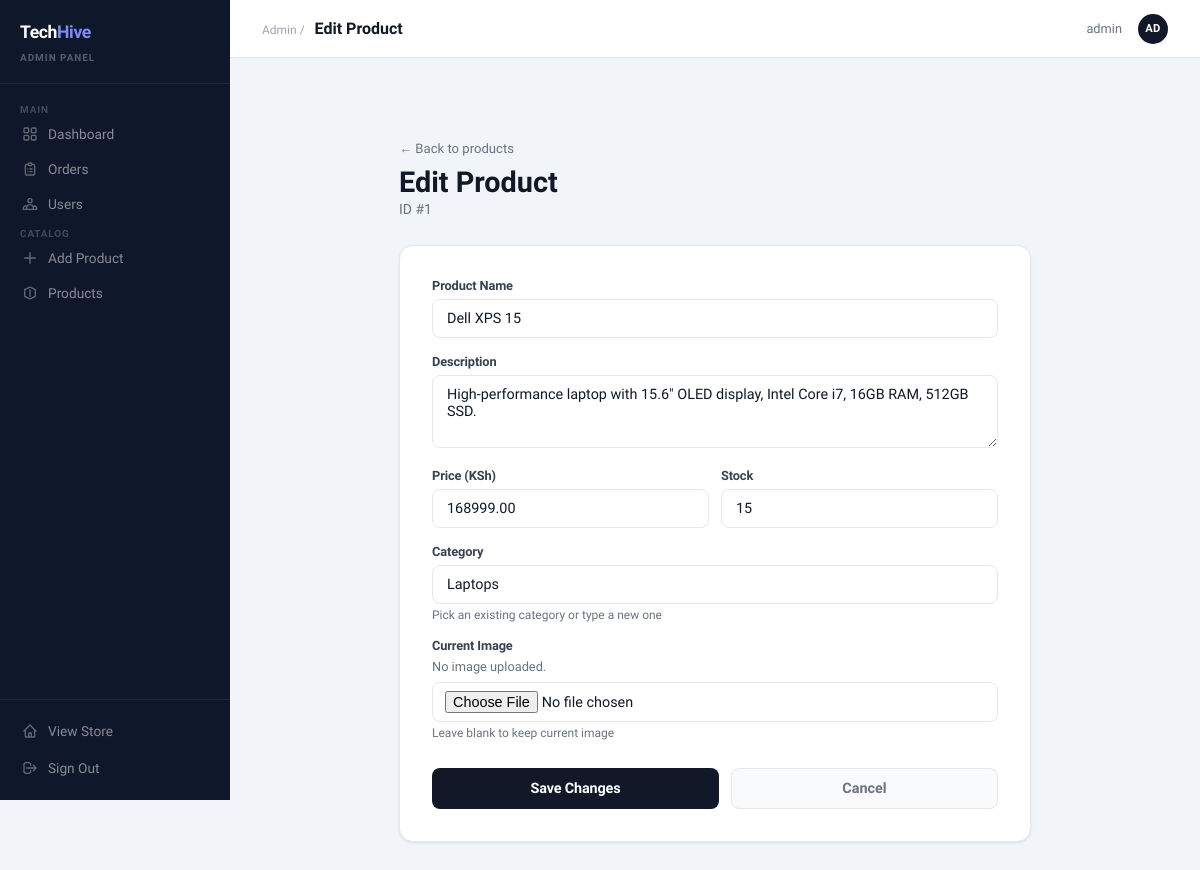
Page /admin/edit_product.php?id=1 (signed in) on the committed database.
### tables this page shows
CREATE TABLE IF NOT EXISTS products (
    id          INT AUTO_INCREMENT PRIMARY KEY,
    name        VARCHAR(150)  NOT NULL,
    description TEXT,
    price       DECIMAL(10,2) NOT NULL,
    category    VARCHAR(50)   NOT NULL,
    stock       INT           NOT NULL DEFAULT 0,
    image       VARCHAR(500),
    created_at  TIMESTAMP DEFAULT CURRENT_TIMESTAMP
);

### admin/edit_product.php (the view, shortened to what this page needs)
<?php
$db = getDB();
$id = (int)($_GET['id'] ?? 0);
$stmt = $db->prepare("SELECT * FROM products WHERE id = ?");
$stmt->execute([$id]);
$product = $stmt->fetch();
?>
<?php include 'admin_header.php'; ?>
<div style="max-width:680px;margin:0 auto;padding:48px 24px;">
    <div style="margin-bottom:28px;">
        <a href="index.php" style="color:var(--muted);font-size:0.82rem;text-decoration:none;">← Back to products</a>
        <h1 style="font-size:1.8rem;font-weight:800;color:var(--text);margin-top:8px;">Edit Product</h1>
        <p style="color:var(--muted);font-size:0.875rem;margin-top:2px;">ID #<?= $id ?></p>
    </div>
    <div class="card" style="padding:32px;">
        <form method="POST" enctype="multipart/form-data">
            <div style="margin-bottom:16px;">
                <label class="label">Product Name</label>
                <input type="text" name="name" class="field"
                    value="<?= htmlspecialchars($product['name']) ?>" required>
            </div>
            <div style="margin-bottom:16px;">
                <label class="label">Description</label>
                <textarea name="description" class="field" rows="3"
                    style="resize:vertical;"><?= htmlspecialchars($product['description']) ?></textarea>
            </div>
            <div style="display:grid;grid-template-columns:1fr 1fr;gap:12px;margin-bottom:16px;">
                <div>
                    <label class="label">Price (KSh)</label>
                    <input type="number" name="price" class="field"
                        step="0.01" min="0"
                        value="<?= htmlspecialchars($product['price']) ?>" required>
                </div>
                <div>
                    <label class="label">Stock</label>
                    <input type="number" name="stock" class="field"
                        min="0"
                        value="<?= htmlspecialchars($product['stock']) ?>" required>
                </div>
            </div>
            <div style="margin-bottom:16px;">
                <label class="label">Category</label>
                <input type="text" name="category" class="field" list="cat-list"
                    placeholder="e.g. Laptops"
                    value="<?= htmlspecialchars($product['category']) ?>" required>
                <p style="font-size:0.75rem;color:var(--muted);margin-top:4px;">Pick an existing category or type a new one</p>
            </div>
            <div style="margin-bottom:16px;">
                <label class="label">Current Image</label>
                <?php if ($product['image'] && file_exists('../images/' . $product['image'])): ?>
                    <div style="margin-bottom:8px;">
                        <img src="/techhive/Project/images/<?= htmlspecialchars($product['image']) ?>"
                             style="height:80px;border-radius:6px;border:1px solid var(--border);">
                    </div>
                <?php else: ?>
                    <p style="font-size:0.8rem;color:var(--muted);margin-bottom:8px;">No image uploaded.</p>
                <?php endif; ?>
                <input type="file" name="image" accept="image/*" class="field" style="padding:8px 12px;cursor:pointer;">
                <p style="font-size:0.75rem;color:var(--muted);margin-top:4px;">Leave blank to keep current image</p>
            </div>
            <div style="display:flex;gap:12px;margin-top:28px;">
                <button type="submit" class="btn-primary" style="flex:1;">Save Changes</button>
                <a href="index.php" style="flex:1;text-align:center;padding:11px;background:var(--subtle);border:1px solid var(--border);border-radius:8px;color:var(--muted);text-decoration:none;font-size:0.9rem;font-weight:600;">Cancel</a>
            </div>
        </form>
    </div>
</div>
<?php include 'admin_footer.php'; ?>

### css/style.css (style rules this page uses)
*, *::before, *::after { box-sizing: border-box; margin: 0; padding: 0; }
html { scroll-behavior: smooth; }
body { font-family: 'Inter', system-ui, sans-serif; background: #ffffff; color: #111827; min-height: 100vh; -webkit-font-smoothing: antialiased; }
:root { --primary: #111827; --primary-hover: #1f2937; --secondary: #1e3a8a; --secondary-hover: #1e40af; --accent: #111827; --accent-dark: #000000; --bg: #ffffff; --card: #ffffff; --border: #e5e7eb; --text: #111827; --muted: #6b7280; --subtle: #f9fafb; }
.card { background: #ffffff; border: 1px solid #e5e7eb; border-radius: 12px; box-shadow: 0 1px 3px rgba(0,0,0,0.06), 0 1px 2px rgba(0,0,0,0.04); }
.btn-primary { background: #111827; color: #ffffff; font-family: inherit; font-size: 0.9rem; font-weight: 600; border: none; border-radius: 8px; padding: 11px 22px; cursor: pointer; display: inline-block; text-decoration: none; transition: background 0.15s, transform 0.1s; text-align: center; letter-spacing: -0.01em; }
.field { width: 100%; background: #ffffff; border: 1.5px solid #e5e7eb; border-radius: 8px; padding: 10px 14px; font-size: 0.9rem; font-family: inherit; color: #111827; outline: none; transition: border-color 0.15s, box-shadow 0.15s; }
.field::placeholder { color: #9ca3af; }
.label { display: block; font-size: 0.8rem; font-weight: 600; color: #374151; margin-bottom: 6px; letter-spacing: -0.01em; }
@media (min-width: 1024px) { body { font-size: 1rem; } }
@media (min-width: 1024px) { .card { border-radius: 14px; } }

### admin/admin_header.php (style rules this page uses)
*, *::before, *::after { box-sizing: border-box; margin: 0; padding: 0; }
body { display: flex; min-height: 100vh; background: #f1f5f9; font-family: inherit; }

### rows in the picture
products: name "Dell XPS 15", description "High-performance laptop with 15.6\" OLED display, Intel Core i7, 16GB RAM, 512GB SSD.", price "168999.00", stock "15", category "Laptops"

### other values in the picture
$pageLabel "Edit Product"
$_SESSION['username'] "admin"
substr($_SESSION['username'] ?? 'A', 0, 2) "AD"
$id "1"
